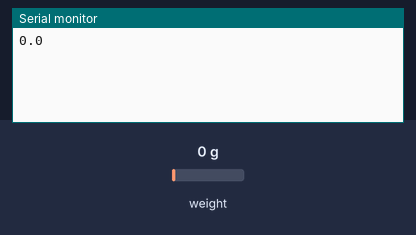
A sketch run on a simulated Arduino Uno, built with avr-gcc and run on an emulated ATmega328P. Parts: the last lines printed to the serial monitor. The inputs (shaded band) are chosen by the test bench; at power-on: weight on the scale 0 g.

Above: at 2.2 s.
2.3 s: weight on the scale set to 100 g
At 3.3 s:
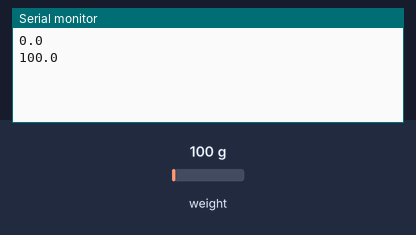
3.8 s: weight on the scale set to 1250 g
At 5.1 s:
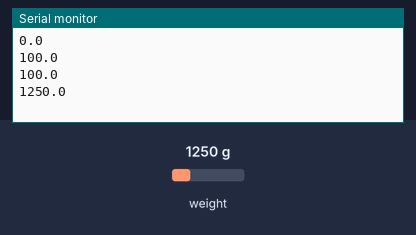
Timing chart, 0 to 6.8 s (numbered marks = the images above; inputs shaded):
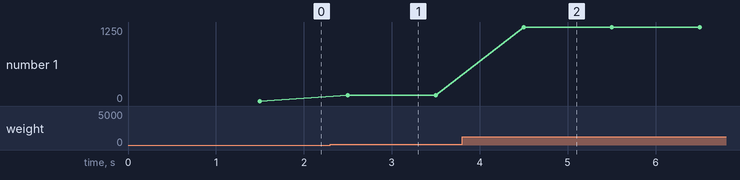

The sketch:

example.ino
```cpp
// Initial Arduino sketch that reads calibrated weight (grams) from the HX711-connected YZC-131 load cell, taring on startup and printing values to Serial every 500 ms.
//
// Buy this module: https://shillehtek.com/products/load-cell-5kg-yzc-131-with-wires
// Full manual: https://shillehtek.com/blogs/shillehtek-product-manuals/load-cell-5kg-yzc-131-with-wires-manual
// More examples: https://github.com/shillehbean/shillehtek-examples
//

#include "HX711.h"

HX711 scale;
const int DT = 2, SCK = 3;

void setup() {
  Serial.begin(9600);
  scale.begin(DT, SCK);
  scale.set_scale(420.0);  // calibrate: see FAQ
  scale.tare();            // zero with no load
}

void loop() {
  Serial.println(scale.get_units(5), 1);  // grams
  delay(500);
}
```

Measured:
- after the input at 2.3 s, the serial monitor: prints a new line after 0.20 s (image 1)
- after the input at 3.8 s, the serial monitor: prints a new line after 0.70 s (image 2)
- plotted number 1: 0 → 100 after the input at 2.3 s, 100 → 1250 after the input at 3.8 s
